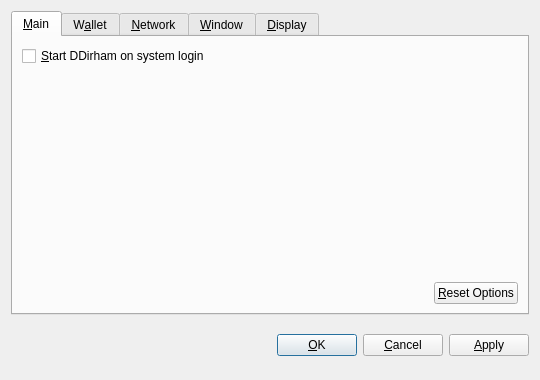
<?xml version="1.0" encoding="UTF-8"?>
<ui version="4.0">
 <class>OptionsDialog</class>
 <widget class="QDialog" name="OptionsDialog">
  <property name="geometry">
   <rect>
    <x>0</x>
    <y>0</y>
    <width>540</width>
    <height>380</height>
   </rect>
  </property>
  <property name="windowTitle">
   <string>Options</string>
  </property>
  <property name="modal">
   <bool>true</bool>
  </property>
  <layout class="QVBoxLayout" name="verticalLayout">
   <item>
    <widget class="QTabWidget" name="tabWidget">
     <property name="tabPosition">
      <enum>QTabWidget::North</enum>
     </property>
     <property name="currentIndex">
      <number>0</number>
     </property>
     <widget class="QWidget" name="tabMain">
      <attribute name="title">
       <string>&amp;Main</string>
      </attribute>
      <layout class="QVBoxLayout" name="verticalLayout_Main">
       <item>
        <widget class="QCheckBox" name="bitcoinAtStartup">
         <property name="toolTip">
          <string>Automatically start DDirham after logging in to the system.</string>
         </property>
         <property name="text">
          <string>&amp;Start DDirham on system login</string>
         </property>
        </widget>
       </item>
       <item>
        <spacer name="verticalSpacer_Main">
         <property name="orientation">
          <enum>Qt::Vertical</enum>
         </property>
         <property name="sizeHint" stdset="0">
          <size>
           <width>20</width>
           <height>40</height>
          </size>
         </property>
        </spacer>
       </item>
       <item>
        <layout class="QHBoxLayout" name="horizontalLayout_2_Main">
         <item>
          <spacer name="horizontalSpacer_2_Main">
           <property name="orientation">
            <enum>Qt::Horizontal</enum>
           </property>
           <property name="sizeHint" stdset="0">
            <size>
             <width>40</width>
             <height>20</height>
            </size>
           </property>
          </spacer>
         </item>
         <item>
          <widget class="QPushButton" name="resetButton">
           <property name="toolTip">
            <string>Reset all client options to default.</string>
           </property>
           <property name="text">
            <string>&amp;Reset Options</string>
           </property>
           <property name="autoDefault">
            <bool>false</bool>
           </property>
          </widget>
         </item>
        </layout>
       </item>
      </layout>
     </widget>
     <widget class="QWidget" name="tabWallet">
      <attribute name="title">
       <string>W&amp;allet</string>
      </attribute>
      <layout class="QVBoxLayout" name="verticalLayout_Network">
       <item>
        <widget class="QLabel" name="transactionFeeInfoLabel">
         <property name="text">
          <string>Optional transaction fee per kB that helps make sure your transactions are processed quickly. Most transactions are 1 kB.</string>
         </property>
         <property name="textFormat">
          <enum>Qt::PlainText</enum>
         </property>
         <property name="wordWrap">
          <bool>true</bool>
         </property>
        </widget>
       </item>
       <item>
        <layout class="QHBoxLayout" name="horizontalLayout_1_Main">
         <item>
          <widget class="QLabel" name="transactionFeeLabel">
           <property name="text">
            <string>Pay transaction &amp;fee</string>
           </property>
           <property name="textFormat">
            <enum>Qt::PlainText</enum>
           </property>
           <property name="buddy">
            <cstring>transactionFee</cstring>
           </property>
          </widget>
         </item>
         <item>
          <widget class="BitcoinAmountField" name="transactionFee"/>
         </item>
         <item>
          <spacer name="horizontalSpacer_1_Main">
           <property name="orientation">
            <enum>Qt::Horizontal</enum>
           </property>
           <property name="sizeHint" stdset="0">
            <size>
             <width>40</width>
             <height>20</height>
            </size>
           </property>
          </spacer>
         </item>
        </layout>
       </item>
       <item>
        <widget class="QLabel" name="label">
         <property name="text">
          <string>If you disable the spending of unconfirmed change, the change from a transaction cannot be used until that transaction has at least one confirmation. This also affects how your balance is computed.</string>
         </property>
         <property name="wordWrap">
          <bool>true</bool>
         </property>
        </widget>
       </item>
       <item>
        <widget class="QCheckBox" name="spendZeroConfChange">
         <property name="text">
          <string>Spend unconfirmed change  (experts only)</string>
         </property>
        </widget>
       </item>
       <item>
        <spacer name="verticalSpacer">
         <property name="orientation">
          <enum>Qt::Vertical</enum>
         </property>
         <property name="sizeHint" stdset="0">
          <size>
           <width>20</width>
           <height>40</height>
          </size>
         </property>
        </spacer>
       </item>
      </layout>
     </widget>
     <widget class="QWidget" name="tabNetwork">
      <attribute name="title">
       <string>&amp;Network</string>
      </attribute>
      <layout class="QVBoxLayout" name="verticalLayout_Network">
       <item>
        <widget class="QCheckBox" name="mapPortUpnp">
         <property name="toolTip">
          <string>Automatically open the DDirham client port on the router. This only works when your router supports UPnP and it is enabled.</string>
         </property>
         <property name="text">
          <string>Map port using &amp;UPnP</string>
         </property>
        </widget>
       </item>
       <item>
        <widget class="QCheckBox" name="connectSocks">
         <property name="toolTip">
          <string>Connect to the DDirham network through a SOCKS proxy (e.g. when connecting through Tor).</string>
         </property>
         <property name="text">
          <string>&amp;Connect through SOCKS proxy:</string>
         </property>
        </widget>
       </item>
       <item>
        <layout class="QHBoxLayout" name="horizontalLayout_Network">
         <item>
          <widget class="QLabel" name="proxyIpLabel">
           <property name="text">
            <string>Proxy &amp;IP:</string>
           </property>
           <property name="textFormat">
            <enum>Qt::PlainText</enum>
           </property>
           <property name="buddy">
            <cstring>proxyIp</cstring>
           </property>
          </widget>
         </item>
         <item>
          <widget class="QValidatedLineEdit" name="proxyIp">
           <property name="maximumSize">
            <size>
             <width>140</width>
             <height>16777215</height>
            </size>
           </property>
           <property name="toolTip">
            <string>IP address of the proxy (e.g. 127.0.0.1)</string>
           </property>
          </widget>
         </item>
         <item>
          <widget class="QLabel" name="proxyPortLabel">
           <property name="text">
            <string>&amp;Port:</string>
           </property>
           <property name="textFormat">
            <enum>Qt::PlainText</enum>
           </property>
           <property name="buddy">
            <cstring>proxyPort</cstring>
           </property>
          </widget>
         </item>
         <item>
          <widget class="QLineEdit" name="proxyPort">
           <property name="maximumSize">
            <size>
             <width>55</width>
             <height>16777215</height>
            </size>
           </property>
           <property name="toolTip">
            <string>Port of the proxy (e.g. 9050)</string>
           </property>
          </widget>
         </item>
         <item>
          <widget class="QLabel" name="socksVersionLabel">
           <property name="text">
            <string>SOCKS &amp;Version:</string>
           </property>
           <property name="textFormat">
            <enum>Qt::PlainText</enum>
           </property>
           <property name="buddy">
            <cstring>socksVersion</cstring>
           </property>
          </widget>
         </item>
         <item>
          <widget class="QValueComboBox" name="socksVersion">
           <property name="toolTip">
            <string>SOCKS version of the proxy (e.g. 5)</string>
           </property>
          </widget>
         </item>
         <item>
          <spacer name="horizontalSpacer_Network">
           <property name="orientation">
            <enum>Qt::Horizontal</enum>
           </property>
           <property name="sizeHint" stdset="0">
            <size>
             <width>40</width>
             <height>20</height>
            </size>
           </property>
          </spacer>
         </item>
        </layout>
       </item>
       <item>
        <spacer name="verticalSpacer_Network">
         <property name="orientation">
          <enum>Qt::Vertical</enum>
         </property>
         <property name="sizeHint" stdset="0">
          <size>
           <width>20</width>
           <height>40</height>
          </size>
         </property>
        </spacer>
       </item>
      </layout>
     </widget>
     <widget class="QWidget" name="tabWindow">
      <attribute name="title">
       <string>&amp;Window</string>
      </attribute>
      <layout class="QVBoxLayout" name="verticalLayout_Window">
       <item>
        <widget class="QCheckBox" name="minimizeToTray">
         <property name="toolTip">
          <string>Show only a tray icon after minimizing the window.</string>
         </property>
         <property name="text">
          <string>&amp;Minimize to the tray instead of the taskbar</string>
         </property>
        </widget>
       </item>
       <item>
        <widget class="QCheckBox" name="minimizeOnClose">
         <property name="toolTip">
          <string>Minimize instead of exit the application when the window is closed. When this option is enabled, the application will be closed only after selecting Quit in the menu.</string>
         </property>
         <property name="text">
          <string>M&amp;inimize on close</string>
         </property>
        </widget>
       </item>
       <item>
        <spacer name="verticalSpacer_Window">
         <property name="orientation">
          <enum>Qt::Vertical</enum>
         </property>
         <property name="sizeHint" stdset="0">
          <size>
           <width>20</width>
           <height>40</height>
          </size>
         </property>
        </spacer>
       </item>
      </layout>
     </widget>
     <widget class="QWidget" name="tabDisplay">
      <attribute name="title">
       <string>&amp;Display</string>
      </attribute>
      <layout class="QVBoxLayout" name="verticalLayout_Display">
       <item>
        <layout class="QHBoxLayout" name="horizontalLayout_1_Display">
         <item>
          <widget class="QLabel" name="langLabel">
           <property name="text">
            <string>User Interface &amp;language:</string>
           </property>
           <property name="textFormat">
            <enum>Qt::PlainText</enum>
           </property>
           <property name="buddy">
            <cstring>lang</cstring>
           </property>
          </widget>
         </item>
         <item>
          <widget class="QValueComboBox" name="lang">
           <property name="toolTip">
            <string>The user interface language can be set here. This setting will take effect after restarting DDirham.</string>
           </property>
          </widget>
         </item>
        </layout>
       </item>
       <item>
        <layout class="QHBoxLayout" name="horizontalLayout_2_Display">
         <item>
          <widget class="QLabel" name="unitLabel">
           <property name="text">
            <string>&amp;Unit to show amounts in:</string>
           </property>
           <property name="textFormat">
            <enum>Qt::PlainText</enum>
           </property>
           <property name="buddy">
            <cstring>unit</cstring>
           </property>
          </widget>
         </item>
         <item>
          <widget class="QValueComboBox" name="unit">
           <property name="toolTip">
            <string>Choose the default subdivision unit to show in the interface and when sending coins.</string>
           </property>
          </widget>
         </item>
        </layout>
       </item>
       <item>
        <widget class="QCheckBox" name="displayAddresses">
         <property name="toolTip">
          <string>Whether to show DDirham addresses in the transaction list or not.</string>
         </property>
         <property name="text">
          <string>&amp;Display addresses in transaction list</string>
         </property>
        </widget>
       </item>
       <item>
        <widget class="QCheckBox" name="coinControlFeatures">
         <property name="toolTip">
          <string>Whether to show coin control features or not.</string>
         </property>
         <property name="text">
          <string>Display coin &amp;control features (experts only!)</string>
         </property>
        </widget>
       </item>
       <item>
        <spacer name="verticalSpacer_Display">
         <property name="orientation">
          <enum>Qt::Vertical</enum>
         </property>
         <property name="sizeHint" stdset="0">
          <size>
           <width>20</width>
           <height>40</height>
          </size>
         </property>
        </spacer>
       </item>
      </layout>
     </widget>
    </widget>
   </item>
   <item>
    <layout class="QHBoxLayout" name="horizontalLayout_Buttons">
     <item>
      <spacer name="horizontalSpacer_1">
       <property name="orientation">
        <enum>Qt::Horizontal</enum>
       </property>
       <property name="sizeHint" stdset="0">
        <size>
         <width>40</width>
         <height>48</height>
        </size>
       </property>
      </spacer>
     </item>
     <item>
      <widget class="QLabel" name="statusLabel">
       <property name="font">
        <font>
         <weight>75</weight>
         <bold>true</bold>
        </font>
       </property>
       <property name="text">
        <string/>
       </property>
       <property name="textFormat">
        <enum>Qt::PlainText</enum>
       </property>
       <property name="wordWrap">
        <bool>true</bool>
       </property>
      </widget>
     </item>
     <item>
      <spacer name="horizontalSpacer_2">
       <property name="orientation">
        <enum>Qt::Horizontal</enum>
       </property>
       <property name="sizeHint" stdset="0">
        <size>
         <width>40</width>
         <height>48</height>
        </size>
       </property>
      </spacer>
     </item>
     <item>
      <widget class="QPushButton" name="okButton">
       <property name="text">
        <string>&amp;OK</string>
       </property>
      </widget>
     </item>
     <item>
      <widget class="QPushButton" name="cancelButton">
       <property name="text">
        <string>&amp;Cancel</string>
       </property>
       <property name="autoDefault">
        <bool>false</bool>
       </property>
      </widget>
     </item>
     <item>
      <widget class="QPushButton" name="applyButton">
       <property name="text">
        <string>&amp;Apply</string>
       </property>
       <property name="autoDefault">
        <bool>false</bool>
       </property>
      </widget>
     </item>
    </layout>
   </item>
  </layout>
 </widget>
 <customwidgets>
  <customwidget>
   <class>BitcoinAmountField</class>
   <extends>QSpinBox</extends>
   <header>bitcoinamountfield.h</header>
  </customwidget>
  <customwidget>
   <class>QValueComboBox</class>
   <extends>QComboBox</extends>
   <header>qvaluecombobox.h</header>
  </customwidget>
  <customwidget>
   <class>QValidatedLineEdit</class>
   <extends>QLineEdit</extends>
   <header>qvalidatedlineedit.h</header>
  </customwidget>
 </customwidgets>
 <resources/>
 <connections/>
</ui>
